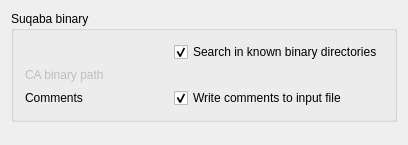
<?xml version="1.0" encoding="UTF-8"?>
<ui version="4.0">
 <class>FemGui::DlgSettingsFemSuqabaImp</class>
 <widget class="QWidget" name="FemGui::DlgSettingsFemSuqabaImp">
  <property name="geometry">
   <rect>
    <x>0</x>
    <y>0</y>
    <width>408</width>
    <height>145</height>
   </rect>
  </property>
  <property name="windowTitle">
   <string>Suqaba</string>
  </property>
  <layout class="QVBoxLayout" name="verticalLayout_2">
   <item>
    <widget class="QGroupBox" name="gb_suqaba_param">
     <property name="sizePolicy">
      <sizepolicy hsizetype="Preferred" vsizetype="Preferred">
       <horstretch>0</horstretch>
       <verstretch>0</verstretch>
      </sizepolicy>
     </property>
     <property name="layoutDirection">
      <enum>Qt::LeftToRight</enum>
     </property>
     <property name="title">
      <string>Suqaba binary</string>
     </property>
     <property name="alignment">
      <set>Qt::AlignLeading|Qt::AlignLeft|Qt::AlignTop</set>
     </property>
     <layout class="QVBoxLayout" name="verticalLayout">
      <item>
       <layout class="QGridLayout" name="gridLayout">
        <item row="0" column="1">
         <widget class="Gui::PrefCheckBox" name="cb_suqaba_binary_std">
          <property name="text">
           <string>Search in known binary directories</string>
          </property>
          <property name="checked">
           <bool>true</bool>
          </property>
          <property name="prefEntry" stdset="0">
           <cstring>UseStandardSuqabaLocation</cstring>
          </property>
          <property name="prefPath" stdset="0">
           <cstring>Mod/Fem/femsolver/suqaba</cstring>
          </property>
         </widget>
        </item>
        <item row="1" column="0">
         <widget class="QLabel" name="l_suqaba_binary_path">
          <property name="enabled">
           <bool>false</bool>
          </property>
          <property name="minimumSize">
           <size>
            <width>100</width>
            <height>0</height>
           </size>
          </property>
          <property name="text">
           <string>CA binary path</string>
          </property>
         </widget>
        </item>
        <item row="1" column="1">
         <widget class="Gui::PrefFileChooser" name="fc_suqaba_binary_path" native="true">
          <property name="enabled">
           <bool>false</bool>
          </property>
          <property name="sizePolicy">
           <sizepolicy hsizetype="Preferred" vsizetype="Preferred">
            <horstretch>0</horstretch>
            <verstretch>0</verstretch>
           </sizepolicy>
          </property>
          <property name="minimumSize">
           <size>
            <width>0</width>
            <height>0</height>
           </size>
          </property>
          <property name="sizeIncrement">
           <size>
            <width>0</width>
            <height>0</height>
           </size>
          </property>
          <property name="baseSize">
           <size>
            <width>0</width>
            <height>0</height>
           </size>
          </property>
          <property name="toolTip">
           <string>Leave blank to use default Suqaba binary file location</string>
          </property>
          <property name="prefEntry" stdset="0">
           <cstring>suqabaBinaryPath</cstring>
          </property>
          <property name="prefPath" stdset="0">
           <cstring>Mod/Fem/femsolver/suqaba</cstring>
          </property>
         </widget>
        </item>
        <item row="2" column="0">
         <widget class="QLabel" name="l_suqaba_write_comments">
          <property name="text">
           <string>Comments</string>
          </property>
         </widget>
        </item>
        <item row="2" column="1">
         <widget class="Gui::PrefCheckBox" name="cb_suqaba_write_comments">
          <property name="text">
           <string>Write comments to input file</string>
          </property>
          <property name="checked">
           <bool>true</bool>
          </property>
          <property name="prefEntry" stdset="0">
           <cstring>writeCommentsToInputFile</cstring>
          </property>
          <property name="prefPath" stdset="0">
           <cstring>Mod/Fem/femsolver/suqaba</cstring>
          </property>
         </widget>
        </item>
       </layout>
      </item>
     </layout>
    </widget>
   </item>
   <item>
    <spacer name="verticalSpacer">
     <property name="orientation">
      <enum>Qt::Vertical</enum>
     </property>
     <property name="sizeHint" stdset="0">
      <size>
       <width>20</width>
       <height>40</height>
      </size>
     </property>
    </spacer>
   </item>
  </layout>
 </widget>
 <layoutdefault spacing="6" margin="11"/>
 <customwidgets>
  <customwidget>
   <class>Gui::FileChooser</class>
   <extends>QWidget</extends>
   <header>Gui/FileDialog.h</header>
  </customwidget>
  <customwidget>
   <class>Gui::PrefFileChooser</class>
   <extends>Gui::FileChooser</extends>
   <header>Gui/PrefWidgets.h</header>
  </customwidget>
  <customwidget>
   <class>Gui::PrefCheckBox</class>
   <extends>QCheckBox</extends>
   <header>Gui/PrefWidgets.h</header>
  </customwidget>
 </customwidgets>
 <resources>
  <include location="Resources/Fem.qrc"/>
 </resources>
 <connections>
  <connection>
   <sender>cb_suqaba_binary_std</sender>
   <signal>toggled(bool)</signal>
   <receiver>l_suqaba_binary_path</receiver>
   <slot>setDisabled(bool)</slot>
   <hints>
    <hint type="sourcelabel">
     <x>406</x>
     <y>45</y>
    </hint>
    <hint type="destinationlabel">
     <x>148</x>
     <y>68</y>
    </hint>
   </hints>
  </connection>
  <connection>
   <sender>cb_suqaba_binary_std</sender>
   <signal>toggled(bool)</signal>
   <receiver>fc_suqaba_binary_path</receiver>
   <slot>setDisabled(bool)</slot>
   <hints>
    <hint type="sourcelabel">
     <x>406</x>
     <y>45</y>
    </hint>
    <hint type="destinationlabel">
     <x>406</x>
     <y>68</y>
    </hint>
   </hints>
  </connection>
 </connections>
</ui>
